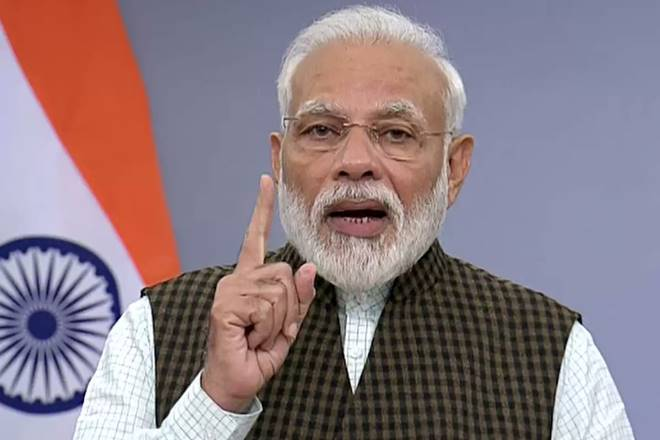
#> input picture modi.jpg, 660 x 440 px, found by its file name
$ jupyter execute --allow-errors OpenCV.ipynb   (text cells are left out)
#> lines starting #> are read from the running program, lines starting #| are printed output that depends on the picture; pictures that were not available may be replaced by others from this repository, and a replacement may not be noted
[cell 1]
import cv2

[cell 2]
import numpy as np

[cell 3]
#load an image
input  = cv2.imread('C:/Users/deepg/Pictures/Saved Pictures/OpenCV/modi_mufler.jpg')

[cell 4]
#display the image
cv2.imshow('Window Name',input)
cv2.waitKey()
cv2.destroyAllWindows()

#> (a cell that did not finish here is left out)

#> (a cell that did not finish here is left out)

[cell 7]
#save the image
cv2.imwrite('output.png',input)
#> Out = True

[cell 8]
face_classifier = cv2.CascadeClassifier('C:/Users/deepg/Desktop/Lockdown Effect/OpenCV/haarcascade/haarcascade_frontalface_default.xml')

[cell 9]
#Load image and convert it to grayscale
image = cv2.imread('C:/Users/deepg/Pictures/Saved Pictures/OpenCV/modi.jpg')
#> image is the input picture: shape (440, 660, 3); mean B, G, R 131, 123.9, 140.7
gray = cv2.cvtColor(image,cv2.COLOR_BGR2GRAY)
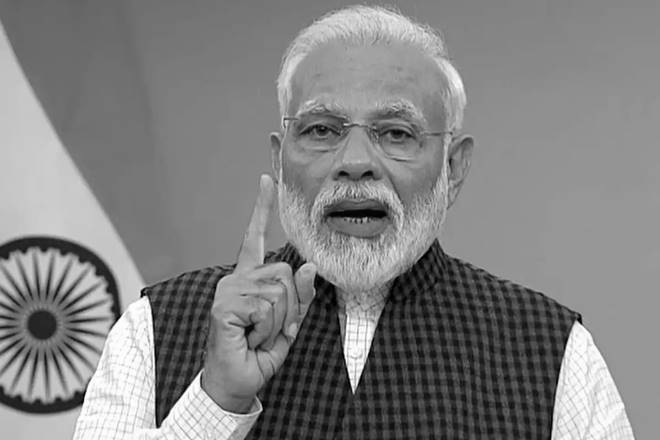
#> gray: shape (440, 660); min 0, max 255, mean 129.7

[cell 10]
#our classifier returns the ROI of the detected face as tuple
#It stores the top-left and bottom-right co-ordinates
faces = face_classifier.detectMultiScale(gray,1.3,5)
#> faces = [[268, 61, 181, 181]]

[cell 11]
for(x,y,w,h) in faces:
    cv2.rectangle(image,(x,y),(x+w,y+h),(127,0,255),3)
    cv2.imshow('Face Detection',image)
    cv2.waitKey(0)
#> this loop made 1 pass
#> pass 1, `cv2.imshow('Face Detection',image)`:
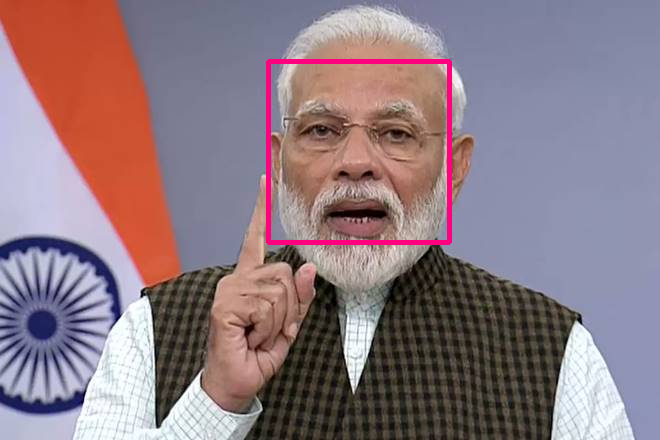
#> window 'Face Detection': shape (440, 660, 3); mean B, G, R 130.8, 122.2, 141.8
cv2.destroyAllWindows()

[cell 12]
face_classifier = cv2.CascadeClassifier('C:/Users/deepg/Desktop/Lockdown Effect/OpenCV/haarcascade/haarcascade_frontalface_default.xml')
eye_classifier = cv2.CascadeClassifier('C:/Users/deepg/Desktop/Lockdown Effect/OpenCV/haarcascade/haarcascade_eye.xml')

#Load image and convert it to grayscale

image = cv2.imread('C:/Users/deepg/Pictures/Saved Pictures/OpenCV/obama_1.jpg')
#> (the rest of this cell did not finish here and is left out)

[cell 13]
face_classifier = cv2.CascadeClassifier('C:/Users/deepg/Desktop/Lockdown Effect/OpenCV/haarcascade/haarcascade_frontalface_default.xml')
eye_classifier  = cv2.CascadeClassifier('C:/Users/deepg/Desktop/Lockdown Effect/OpenCV/haarcascade/haarcascade_eye.xml')

def detect(gray,frame):
    faces = face_classifier.detectMultiScale(gray,1.3,5)
    for(x,y,w,h) in faces:
        cv2.rectangle(frame,(x,y),(x+w,y+h),(127,0,255),3)
        roi_gray  =  gray[y:y+h,x:x+w]
        roi_color = frame[y:y+h,x:x+w]
        eyes = eye_classifier.detectMultiScale(roi_gray,1.1,3)
        for(ex,ey,ew,eh) in eyes:
            cv2.rectangle(roi_color,(ex,ey),(ex+ew,ey+eh),(0,0,255),3)
    return frame

video_capture = cv2.VideoCapture(0)
while True:
    _,frame = video_capture.read()
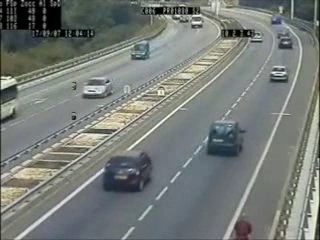
#> input picture frame 75 of cars.avi, 320 x 240 px, given in place of the camera
#> frame is the input picture: shape (240, 320, 3); mean B, G, R 120, 123.9, 118.8
    gray = cv2.cvtColor(frame,cv2.COLOR_BGR2GRAY)
#> gray: shape (240, 320)
    canvas = detect(gray,frame)#our function
#> in detect, `faces = face_classifier.detectMultiScale(gray,1.3,5)`: faces = ()
    cv2.imshow('Video',canvas)
    if cv2.waitKey(1) & 0xFF == ord('q'):
#> (key q is pressed here)
        break
video_capture.release()
cv2.destroyAllWindows()

[cell 14]
body_classifier = cv2.CascadeClassifier('C:/Users/deepg/Desktop/Lockdown Effect/OpenCV/haarcascade/haarcascade_fullbody.xml')
cap = cv2.VideoCapture('C:/Users/deepg/Pictures/Saved Pictures/OpenCV/walking.avi')
while cap.isOpened():
    ret,frame = cap.read()
    gray = cv2.cvtColor(frame,cv2.COLOR_BGR2GRAY)
    bodies = body_classifier.detectMultiScale(gray,1.2,3)
#> bodies = ()
    for(x,y,w,h) in bodies:
        cv2.rectangle(frame,(x,y),(x+w,y+h),(0,255,255),2)
        cv2.imshow('Pedestrain',frame)
#> this loop made 0 passes
    if cv2.waitKey(1) & 0xFF == ord('q'):
#> (key q is pressed here)
        break

cap.release()
cv2.destroyAllWindows()
